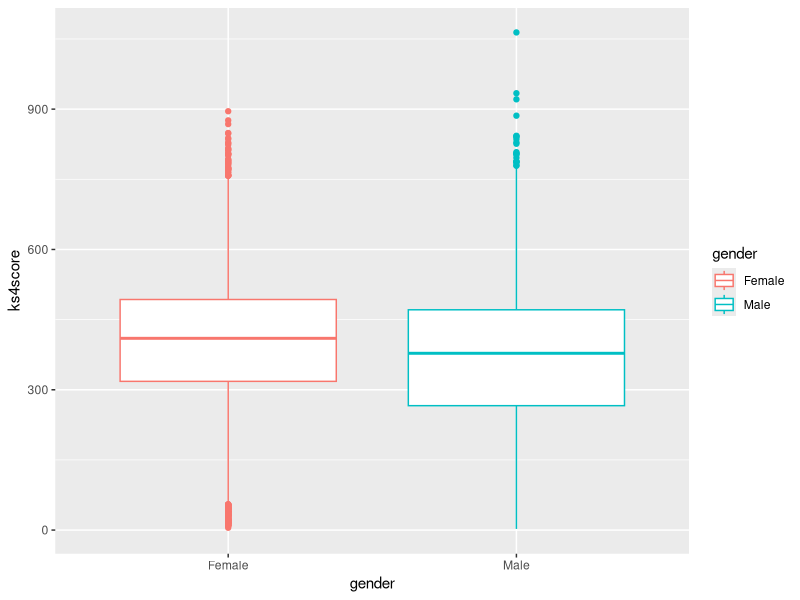
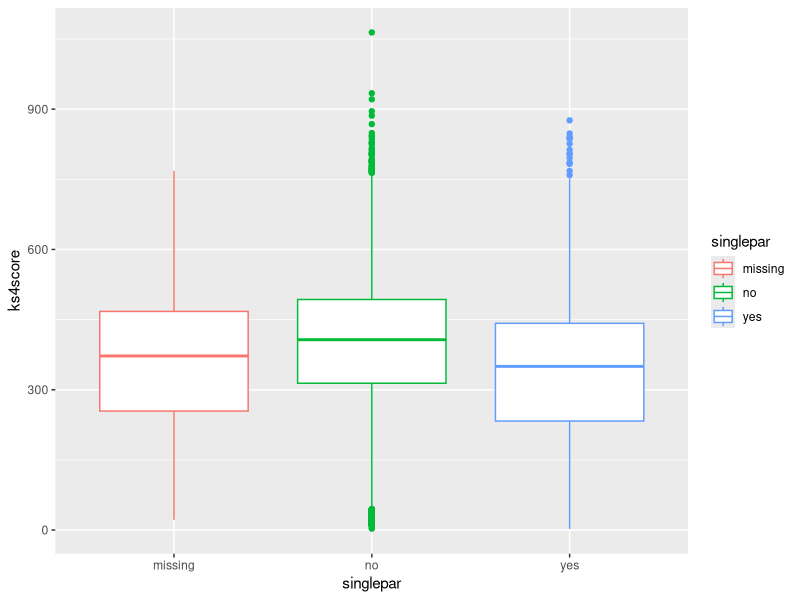
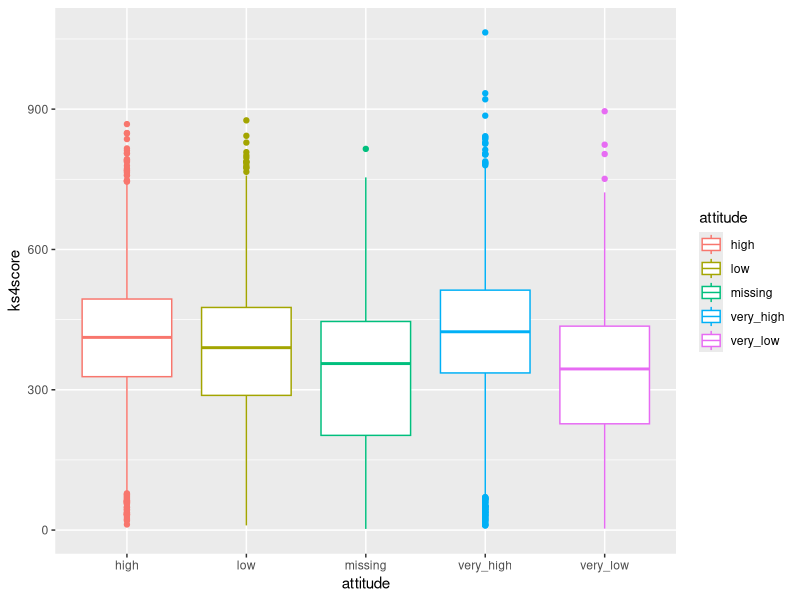
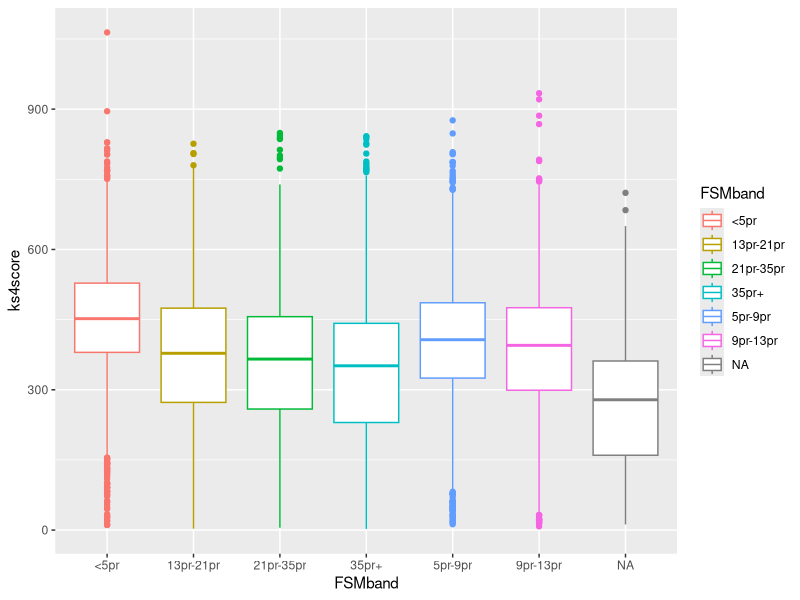
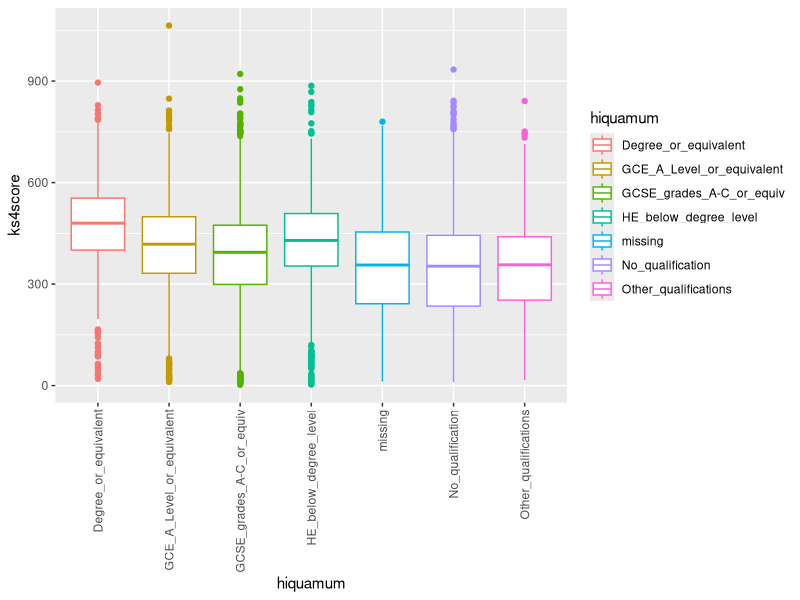
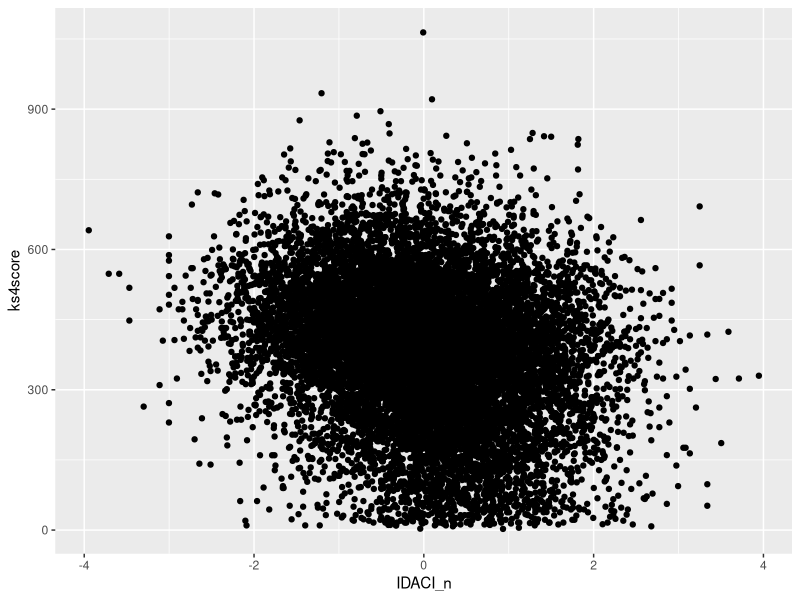
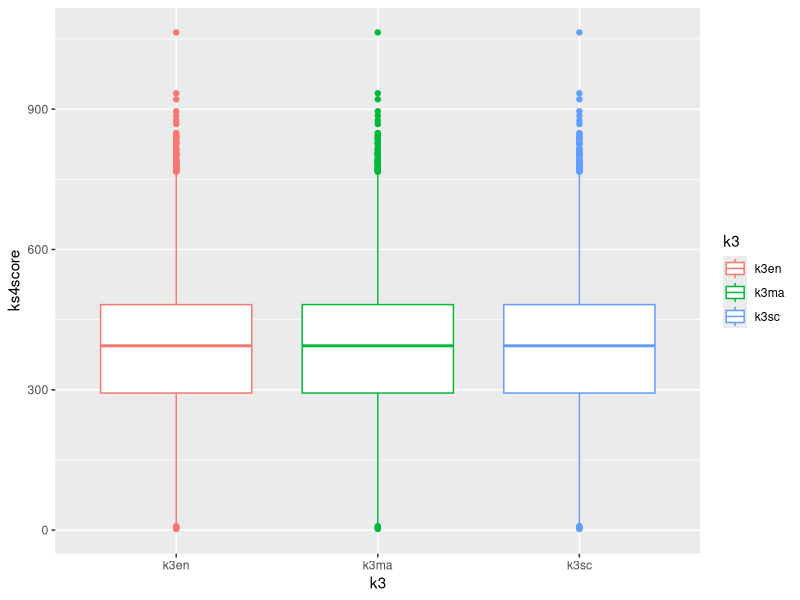

Write R code to recreate these figures, in order.
## ---- chunk 1
# set up
rm(list=ls())
library(dplyr)       
library(tidyr)      
library(readr)      
library(lubridate)
library(arm)
library(tidyselect)
library(ggplot2)
## ---- chunk 2
# Data Loading
data<-read.csv("data/RWNS_final.csv", header=TRUE,stringsAsFactors=TRUE)
## ---- chunk 3
head(data)
summary(data)
## ---- chunk 4
## gender: no clear relationship between gender and ks4score
ggplot(data, aes(x=gender,y=ks4score, color=gender)) + geom_boxplot()

## singlepar: students with or without single parent household have slightly different ks4score
ggplot(data, aes(x=singlepar,y=ks4score, color=singlepar)) + geom_boxplot()

## attitude: students with very_high attitude tend to have higher median ks4score
ggplot(data, aes(x=attitude,y=ks4score, color=attitude)) + geom_boxplot()

## FSM band: different percent of students in the school entitles to FSM have different ks4score
ggplot(data, aes(x=FSMband,y=ks4score, color=FSMband)) + geom_boxplot()

## hiquam: students with different level of mothers highest educational qualification have different ks4score
ggplot(data, aes(x=hiquamum,y=ks4score, color=hiquamum)) + geom_boxplot() + theme(axis.text.x = element_text(angle = 90, vjust = 0.5, hjust=1))

## plot for IDACI_n and ks4score
ggplot(data, aes(x=IDACI_n, y=ks4score)) + geom_point()

## k3: no clear relationship between ks3 subject scores and ks4score ----
# select subset of data for k3 variable
data_k3 <- data[c("ks4score","k3en", "k3ma", "k3sc")]
# tidy up the data for ggplot
tidydata_k3 <- data_k3 %>%
  pivot_longer(cols = -"ks4score", names_to="k3", values_to="level")
tidydata_k3
ggplot(tidydata_k3, aes(x=k3,y=ks4score, color=k3)) + geom_boxplot()
